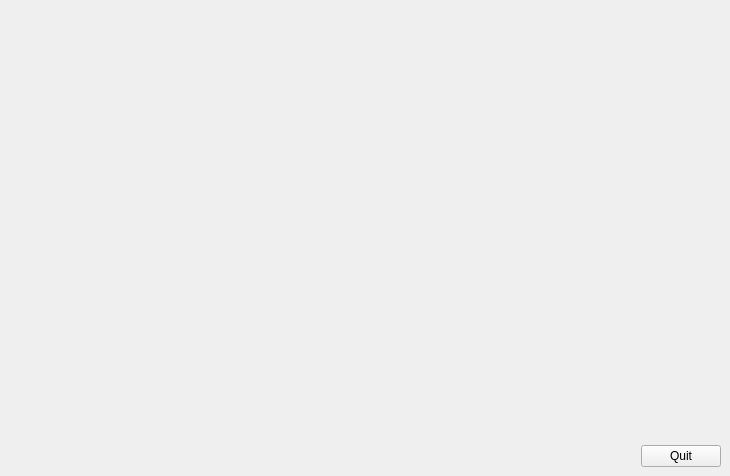
<?xml version="1.0" encoding="UTF-8"?>
<ui version="4.0">
 <class>MainWindow</class>
 <widget class="QMainWindow" name="MainWindow">
  <property name="windowModality">
   <enum>Qt::ApplicationModal</enum>
  </property>
  <property name="geometry">
   <rect>
    <x>0</x>
    <y>0</y>
    <width>730</width>
    <height>476</height>
   </rect>
  </property>
  <property name="windowTitle">
   <string>Open Gl</string>
  </property>
  <widget class="QWidget" name="centralwidget">
   <layout class="QHBoxLayout" name="horizontalLayout">
    <item>
     <widget class="GLWidget" name="widget" native="true">
      <property name="sizePolicy">
       <sizepolicy hsizetype="Expanding" vsizetype="Preferred">
        <horstretch>0</horstretch>
        <verstretch>0</verstretch>
       </sizepolicy>
      </property>
     </widget>
    </item>
    <item>
     <layout class="QVBoxLayout" name="verticalLayout">
      <item>
       <spacer name="verticalSpacer">
        <property name="orientation">
         <enum>Qt::Vertical</enum>
        </property>
        <property name="sizeHint" stdset="0">
         <size>
          <width>20</width>
          <height>40</height>
         </size>
        </property>
       </spacer>
      </item>
      <item>
       <widget class="QPushButton" name="pushButton">
        <property name="text">
         <string>Quit</string>
        </property>
       </widget>
      </item>
     </layout>
    </item>
   </layout>
  </widget>
 </widget>
 <customwidgets>
  <customwidget>
   <class>GLWidget</class>
   <extends>QWidget</extends>
   <header>glwidget.h</header>
   <container>1</container>
  </customwidget>
 </customwidgets>
 <resources/>
 <connections>
  <connection>
   <sender>pushButton</sender>
   <signal>clicked()</signal>
   <receiver>MainWindow</receiver>
   <slot>close()</slot>
   <hints>
    <hint type="sourcelabel">
     <x>693</x>
     <y>448</y>
    </hint>
    <hint type="destinationlabel">
     <x>675</x>
     <y>384</y>
    </hint>
   </hints>
  </connection>
 </connections>
</ui>
